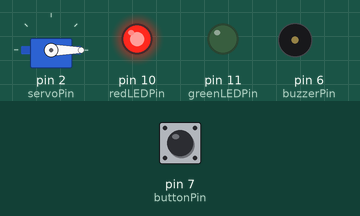
Recording of a sketch running on a simulated Arduino Uno, built with avr-gcc and run on an emulated ATmega328P. On the bench: servo, output pins drawn as LEDs (lit = HIGH), buzzer (waves = sounding). Inputs (shaded band) come from the test bench; at power-on: pin 7 (buttonPin) HIGH.

Above: at 1.2 s.
1.3 s: pin 7 (buttonPin) pulled LOW for 0.15 s
At 4.1 s:
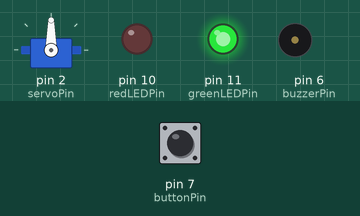
4.4 s: pin 7 (buttonPin) pulled LOW for 1 s
At 5.29 s:
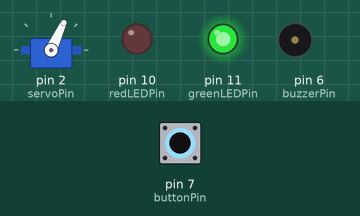
7.4 s: pin 7 (buttonPin) pulled LOW for 3.2 s
At 8.34 s:
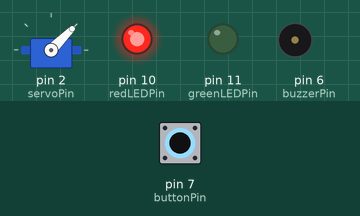
Timing chart, 0 to 10.5 s (numbered marks = the images above; inputs shaded):
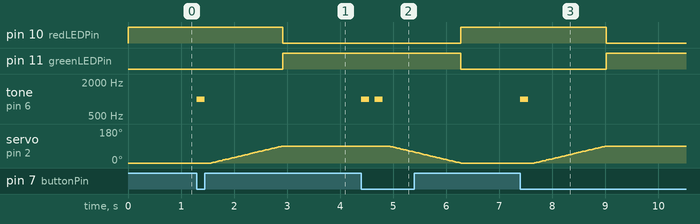

Measured:
- after the input at 1.3 s, pin 10 (redLEDPin): HIGH → LOW after 1.6 s; pin 11 (greenLEDPin): LOW → HIGH after 1.6 s; tone on pin 6 (buzzerPin): silent → 1000 Hz at once, → silent 0.15 s later; servo on pin 2 (servoPin): moves from 0° to 90° over 1.4 s, starting after 0.27 s
- after the input at 4.4 s, pin 10 (redLEDPin): LOW → HIGH after 1.9 s; pin 11 (greenLEDPin): HIGH → LOW after 1.9 s; tone on pin 6 (buzzerPin): alternates 1000 Hz for 0.15 s and silent for 0.10 s, 4 changes in all, then stays silent, starting at once; servo on pin 2 (servoPin): moves from 90° to 0° over 1.4 s, starting after 0.52 s
- after the input at 7.4 s, pin 10 (redLEDPin): HIGH → LOW after 1.6 s; pin 11 (greenLEDPin): LOW → HIGH after 1.6 s; tone on pin 6 (buzzerPin): silent → 1000 Hz at once, → silent 0.15 s later; servo on pin 2 (servoPin): moves from 0° to 90° over 1.4 s, starting after 0.27 s

The sketch:

servo_lock_with_button.ino
```cpp
#include <Servo.h>

// --- Pin definitions ---
const int buttonPin    = 7;   // Push button (to GND, INPUT_PULLUP)
const int redLEDPin    = 10;  // Red LED = locked
const int greenLEDPin  = 11;  // Green LED = unlocked
const int buzzerPin    = 6;   // Piezo buzzer
const int servoPin     = 2;   // Servo control pin

// --- Objects and state ---
Servo lockServo;
bool isOpen = false;             // Current state of the lock
bool lastButtonState = HIGH;     // Previous button state
unsigned long lastDebounceTime = 0;
const int debounceDelay = 50;    // Debounce time in ms

void setup() {
  // Configure pins
  pinMode(buttonPin, INPUT_PULLUP);
  pinMode(redLEDPin, OUTPUT);
  pinMode(greenLEDPin, OUTPUT);
  pinMode(buzzerPin, OUTPUT);

  // Attach servo and set initial position (locked)
  lockServo.attach(servoPin);
  lockServo.write(0);

  // Initial LED state: locked
  digitalWrite(redLEDPin, HIGH);
  digitalWrite(greenLEDPin, LOW);
}

void loop() {
  // Read button state
  bool buttonState = digitalRead(buttonPin);

  // Detect button press (HIGH -> LOW) with debounce
  if (buttonState == LOW && lastButtonState == HIGH && (millis() - lastDebounceTime) > debounceDelay) {
    lastDebounceTime = millis();
    isOpen = !isOpen;   // Toggle lock state

    if (isOpen) {
      beep(1);                     // Single beep for unlock
      smoothMove(0, 90);           // Rotate servo to 90° smoothly
      digitalWrite(redLEDPin, LOW);
      digitalWrite(greenLEDPin, HIGH);
    } else {
      beep(2);                     // Double beep for lock
      smoothMove(90, 0);           // Rotate servo back to 0° smoothly
      digitalWrite(redLEDPin, HIGH);
      digitalWrite(greenLEDPin, LOW);
    }
  }

  // Save button state for next loop
  lastButtonState = buttonState;
}

// --- Helper functions ---

// Smoothly move servo from start to end angle
void smoothMove(int startAngle, int endAngle) {
  if (startAngle < endAngle) {
    for (int pos = startAngle; pos <= endAngle; pos++) {
      lockServo.write(pos);
      delay(15); // adjust for speed
    }
  } else {
    for (int pos = startAngle; pos >= endAngle; pos--) {
      lockServo.write(pos);
      delay(15);
    }
  }
}

// Generate short beeps: once for unlock, twice for lock
void beep(int times) {
  for (int i = 0; i < times; i++) {
    tone(buzzerPin, 1000, 150);
    delay(250);
  }
}
```
